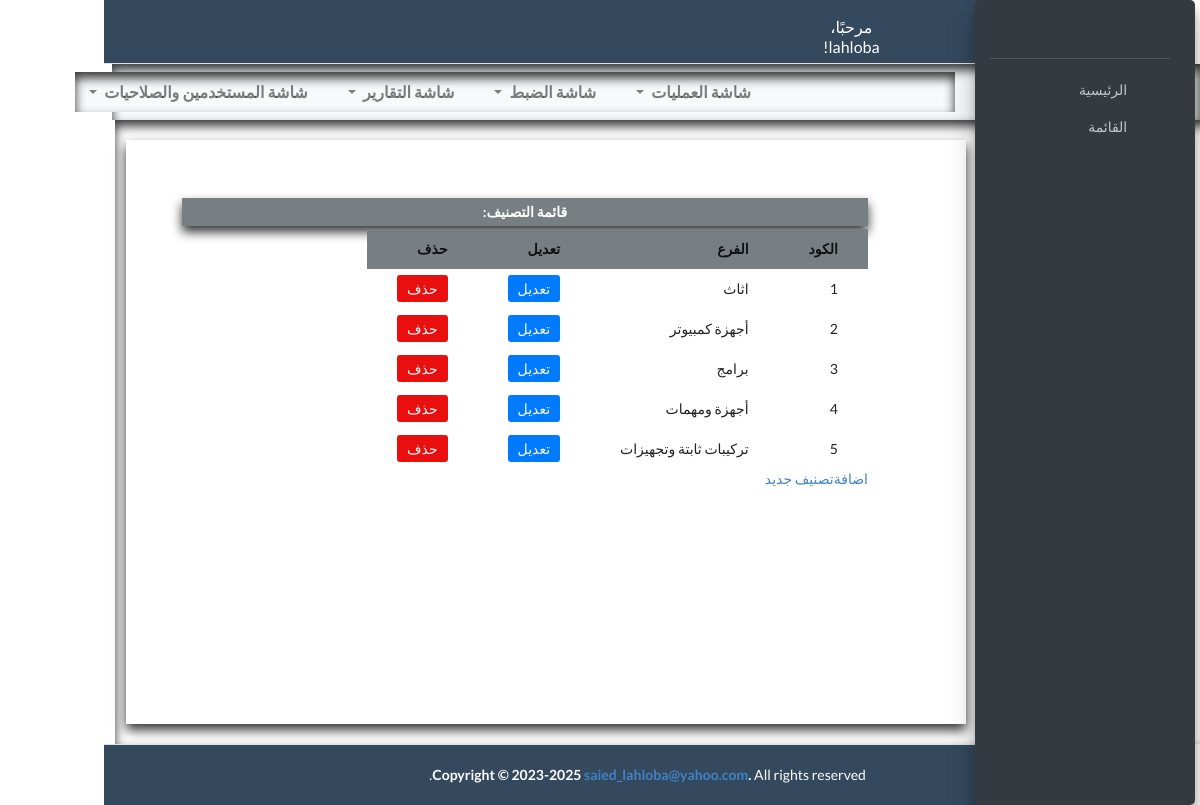
Screenshot of /group-list/ (signed in) with the database file from the repository.
### add_asset_invoice/models.py (models this page shows, shortened)
class AssetGroup(models.Model):
    asset_group = models.CharField(max_length=100, verbose_name='تصنيف')

### add_asset_invoice/views.py (the view)
# urls.py: path('group-list/', HasPermission('screenViewGroup')(views.AssetGroupList.as_view()), name='group-list'),
@method_decorator(login_required, name='dispatch')
class AssetGroupList(ListView):
    model = AssetGroup
    def get_context_data(self, **kwargs):
        context = super().get_context_data(**kwargs)
        has_permission_group = self.request.user.userpermission_set.filter(permission="screenViewGroup").exists()
        context['has_permission_group'] = has_permission_group
        print('has_permission_grouphas_permission_group',has_permission_group)
        return context

### add_asset_invoice/context_processors.py (called while the page is built)
def user_info(request):
    user_info = {}
    if request.user.is_authenticated:
        user_info['username'] = request.user.username
    return {'user_info': user_info}

### templates/add_asset_invoice/assetgroup_list.html (shortened to what this page needs)
{% extends "base.html" %}
{% block content %}
<div class="container">
    <div style="direction: rtl;" class="col-10  container_group">
        <div  class="content-wrapper p-5">
            <h5 class="adress_name">قائمة التصنيف: </h5>
            <ul  class="">
                <table class="table-expe">
                    <tr>
                        <th>الكود</th>
                        <th>الفرع</th>
                        <th>تعديل</th>
                        <th>حذف</th>
                    </tr>
                    {% for group in object_list %}
                    <tr>
                        <li class="row-1">
                            <td><span>{{ group.pk }}</span></td>
                            <td><span>{{ group.asset_group }}</span></td>
                            <td><a class=" coll-1 edit" href="{% url 'asset_group_update' group.pk %}">تعديل</a></td>
                            <td><a class="coll-2 delete" href="{% url 'asset_group_delete' group.pk %}">حذف</a></td>
                        </li>
                    </tr>
                    {% empty %}
                    <li>No profile yet.</li>
                    {% endfor %}
                </table>
            </ul>
            <p>
                <a href="{% url 'asset_group' %}">اضافةتصنيف جديد </a>
            </p>
        </div>
    </div>
</div>
{% endblock %}

### templates/parts/nav.html
<nav class="header main-header navbar navbar-expand navbar-white navbar-light">
  <ul class="navbar-nav">
      <li class="nav-item">
          <a class="nav-link" data-widget="pushmenu" href="#"><i class="fas fa-bars"></i></a>
      </li>
      <li class="nav-item d-none d-sm-inline-block">
          {% if user_info.username %}
              <a href="{% url 'index' %}" class="header nav-link"><span>مرحبًا، {{ user_info.username }}!</span></a>
          {% endif %}
      </li>
  </ul>
</nav>

### asset_management_system/static/css/style.css (style rules this page uses)
.p-5 { padding: 3rem !important; padding-right: 7rem !important; }
th { position: sticky; top: 0; background-color: hsl(200, 4%, 49%); z-index: 1; }
.main-header .nav-link { height: 3.5rem; position: relative; }
.main-header { margin-right: 226px !important; }
table td, table th { white-space: wrap; }
table { width: 100%; border-collapse: collapse; display: table-cell; }
.container { display: inline-flex; position: relative; right: -64px; background-color: #fff; box-shadow: 0 0 5px rgba(0, 0, 0, 0.1); width: 100%; margin: 0 auto; padding: 20px; max-width: none; width: 94vw; box-shadow: inset 0px 6px 11px 0px rgba(0, 0, 0, 0.8); }
.adress_name { display: inline-block; width: 98%; background-color: hsl(200, 4%, 49%); color: #fff; margin-bottom: 3px; text-align: center; font-weight: bold; padding: 5px; margin-top: 16px !important; box-shadow: 0px 6px 11px 0px rgba(0, 0, 0, 0.8); }
.header { background-color: #34495e; color: #fff !important; text-align: center; padding-right: 10px; width: 86%; }
ul { margin: 0; padding: 0; list-style: none; }
.row-1 { display: flex; justify-content: space-between; align-items: center; margin-bottom: 0px; }
.edit, .delete { text-decoration: none; padding: 5px 10px; background-color: #007bff; color: #fff; border-radius: 3px; }
.delete { background-color: #e90f0f; }
p { margin-top: 10px; }
a { color: #007bff; text-decoration: none; }
p { margin-bottom: 20px; }
.table-expe tr th, .table-expe tr td { padding: 10px 30px; }
.navbar-nav .nav-link { font-size: 16px; color: #333; padding: 10px 20px; transition: background-color 0.2s, color 0.2s; }
.content-wrapper { padding: 3rem; }
.content-wrapper { padding: 0; margin: 0; padding-right: 23px; width: 80vw !important; height: 73vh !important; max-width: 70vw; min-height: 50% !important; background-color: #fff; box-shadow: 0 0 5px rgba(0, 0, 0, 0.1); box-shadow: 0px 6px 11px 0px rgba(0, 0, 0, 0.8); }
.navbar-expand .navbar-nav { margin-right: 178px; }
body:not(.sidebar-mini-md) .main-footer, body:not(.sidebar-mini-md) .main-header { margin-right: 4.6rem!important; }

### rows the page displays
AssetGroup: pk "1", asset_group "اثاث"
AssetGroup: pk "2", asset_group "أجهزة كمبيوتر"
AssetGroup: pk "3", asset_group "برامج"
AssetGroup: pk "4", asset_group "أجهزة ومهمات"
AssetGroup: pk "5", asset_group "تركيبات ثابتة وتجهيزات"

### other values shown
{{ user_info.username }} "lahloba"
